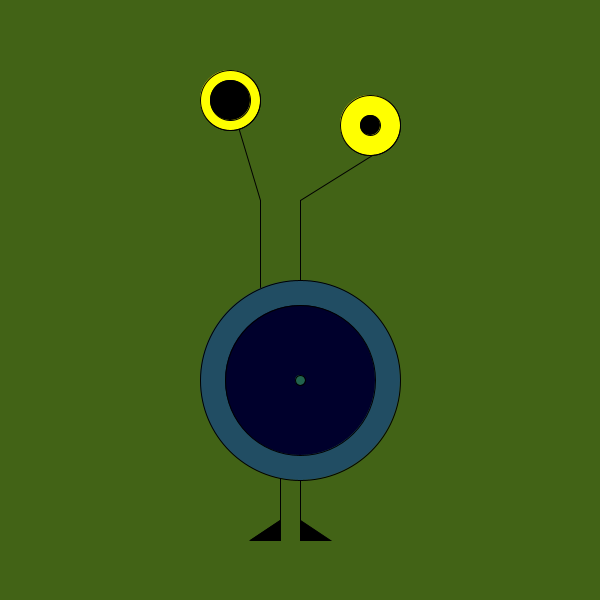
Frame 1 (no input)
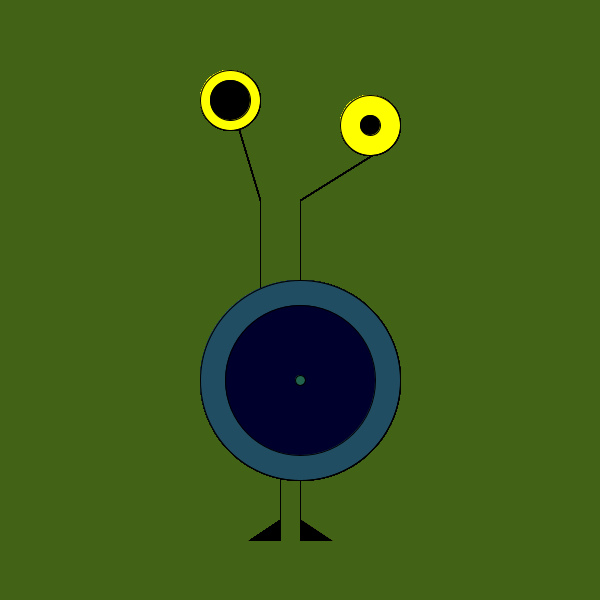
Frame 60 (the mouse pressed at the canvas centre just before this capture)
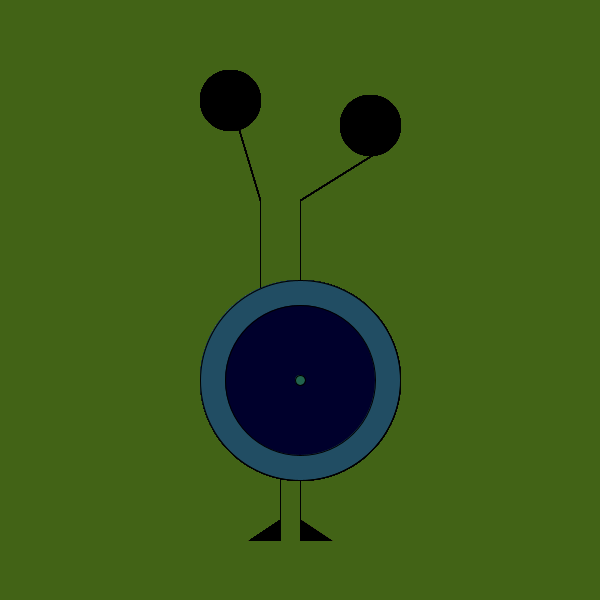
Frame 120 (the mouse held since frame 60 and released just before this capture)

The Processing sketch that drew these frames (run headless with seeded random() and noise(); from frame 60 on, the mouse is pressed at the canvas centre):

// Processing sketch: processing_24340
// ── processing_24340.pde

void setup () {
size (600,600);
smooth();
background (66,99,22);
}

void draw () {
int x = mouseX;
if (x > width/2) {
  fill (255, 255, 255);
  ellipse (230, 100, 60, 60);
  ellipse (370, 125, 60, 60);
}
if (x < width/2) {
  fill (255, 255, 0);
ellipse (230, 100, 60, 60);
ellipse (370, 125, 60, 60);
}

//lines for eyes
line (300, 280, 300, 200);
line (300, 200, 380, 150);
line (260, 287, 260, 200);
line (260, 200, 230, 100);

//eyes 
ellipse (230, 100, 60, 60);
ellipse (370, 125, 60, 60);
fill (0, 0, 0);
ellipse (230, 100, 40, 40);
ellipse (370, 125, 20, 20);
 
//legs 
line (280, 450, 280, 520);
line (300, 450, 300, 520);

//tummy 
fill (33, 77, 99);
ellipse (300,380,200,200);
 
fill (00, 00, 44);
ellipse (300,380, 150, 150);
 
fill (33,99,77);
ellipse (300, 380, 10, 10);

//shoes
fill (0, 0, 0);
triangle (280, 520, 280, 540, 250, 540);
triangle (300, 520, 300, 540, 330, 540);

}
